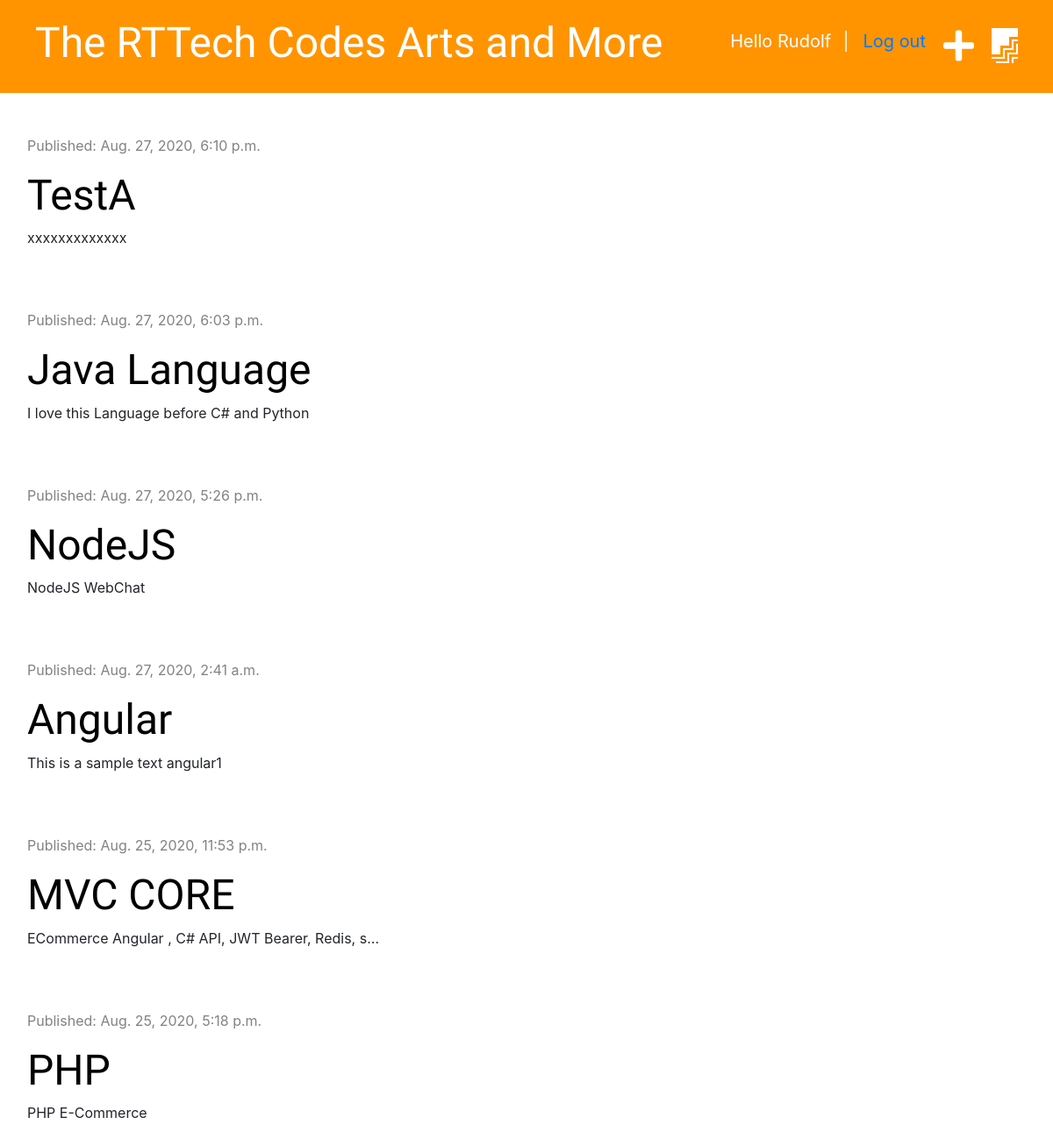
Screenshot of / (signed in) with the database file from the repository.
### blog/models.py (models this page shows, shortened)
class Post(models.Model):
    author = models.ForeignKey("auth.User", on_delete= models.CASCADE)
    title = models.CharField(max_length=200)
    text = models.TextField(null=True)
    created_date = models.DateTimeField(default=timezone.now)
    published_date = models.DateTimeField(blank=True, null=True)

### blog/views.py (the view)
# urls.py: path('', views.post_list, name='post_list'),
def post_list(request):
    posts = Post.objects.filter(published_date__lte=timezone.now()).order_by('-published_date')
    stuff_for_frontend = {'posts': posts}
    return render(request, 'blog/post_list.html', stuff_for_frontend)

### blog/templates/blog/post_list.html (shortened to what this page needs)
{% extends 'blog/base.html' %}
{% block content %}
    {% for post in posts %}
        <div class="post">
            <div class="date">
                <p>Published: {{ post.published_date }}</p>
            </div>
            <h1><a href="{% url 'post_detail' pk=post.pk %}"
                data-toggle="tooltip" data-placement="top" title="Click to Detail View: {{post.title}}">{{ post.title }}</a></h1>
            <p>{{ post.text|truncatechars:50|linebreaksbr }}</p>
        </div>
    {% endfor %}
{% endblock %}

### blog/templates/blog/base.html (shortened to what this page needs)
<!DOCTYPE html>
<html lang="en">
{% load static %}
<head>
    <link rel="stylesheet" href="https://stackpath.bootstrapcdn.com/bootstrap/4.1.3/css/bootstrap.min.css">
    <link rel="stylesheet" href="{% static 'css/blog.css' %}">
    <link rel="stylesheet" href="https://use.fontawesome.com/releases/v5.2.0/css/all.css">
</head>
<body>
<div>
    <div class="page-header ">
        {% if user.is_authenticated %}
            <a href="{% url 'post_draft_list' %}" class="top-menu"><i class="fab fa-firstdraft fa-2x"
               data-toggle="tooltip" data-placement="top" title="View Draft"></i></a>
            <a href="{% url 'post_new' %}" class="top-menu"><i class="fas fa-plus fa-2x"
               data-toggle="tooltip" data-placement="top" title="Add Post"></i></a>
            <p class="top-menu">Hello {{ user.username|title }} <span class="ml-2">|</span><medium><a class="ml-3" href="{% url 'logout' %}">Log out</a></medium></p>
        {% else %}
            <a href="{% url 'login' %}" class="top-menu"><i class="fas fa-sign-in-alt fa-2x"
               data-toggle="tooltip" data-placement="top" title="Login to add/edit Post"></i></a>
        {% endif %}
        <h1><a href="{% url "post_list" %}" data-toggle="tooltip" data-placement="top" title="Home">The RTTech Codes Arts and More</a></h1>
    </div>
    <div class="row mt-5 ml-3">
        <div class="col-md-8">
            {% block content %}
            {% endblock %}
        </div>
    </div>
</div>
</body>
</html>

### blog/static/css/blog.css (style rules this page uses)
.page-header { background-color: #ff9400; margin-top: 0; padding: 20px 20px 20px 40px; }
.page-header h1, .page-header h1 a { color: #ffffff; font-size: 36pt; text-decoration: none; }
h1, h2, h3, h4 { font-family: 'Inconsolata', 'Tangerine', 'Droid Sans', serif; font-size: 48px; }
.date { color: #828282; }
.post { margin-bottom: 70px; }
.post h1 a { color: #000000; }
.top-menu, .top-menu:hover { color: #ffffff; float: right; font-size: 15pt; margin-right: 20px; margin-top:12px; }

### rows the page displays
Post: published_date "Aug. 27, 2020, 6:10 p.m.", title "TestA", text "xxxxxxxxxxxxx"
Post: published_date "Aug. 27, 2020, 6:03 p.m.", title "Java Language", text "I love this Language before C# and Python"
Post: published_date "Aug. 27, 2020, 5:26 p.m.", title "NodeJS", text "NodeJS WebChat"
Post: published_date "Aug. 27, 2020, 2:41 a.m.", title "Angular", text "This is a sample text angular1"
Post: published_date "Aug. 25, 2020, 11:53 p.m.", title "MVC CORE", text "ECommerce Angular , C# API, JWT Bearer, Redis, s…"
Post: published_date "Aug. 25, 2020, 5:18 p.m.", title "PHP", text "PHP E-Commerce"

### other values shown
{{ user.username|title }} "Rudolf"
